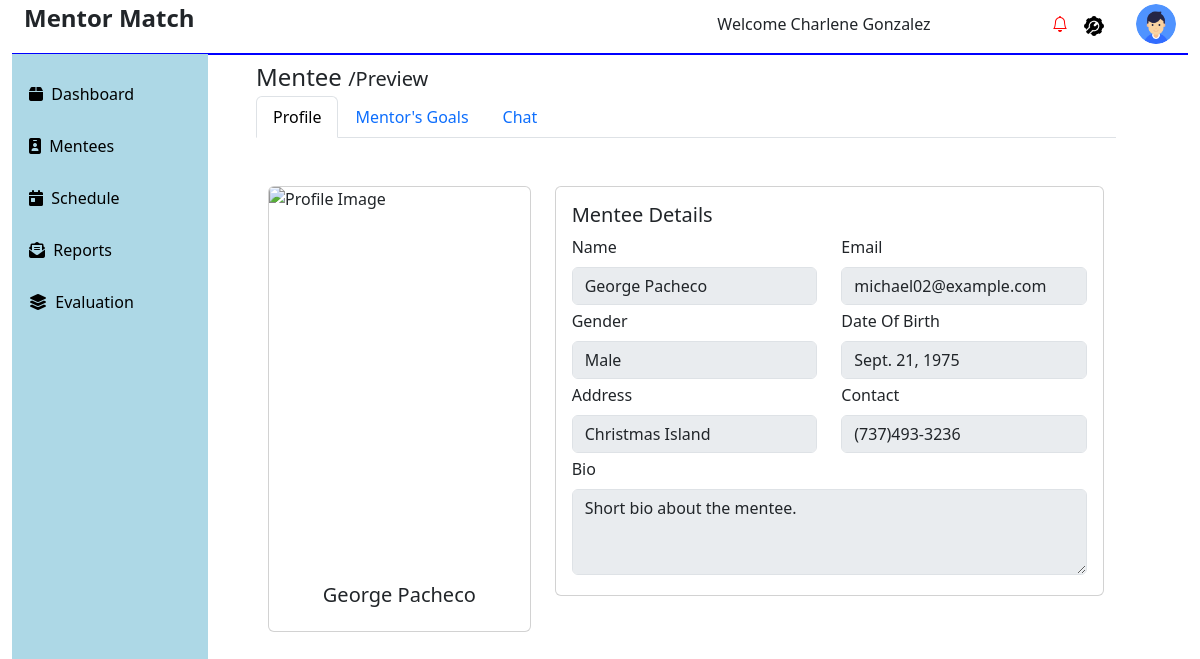
The page /preview_mentee/44/ (signed in) on the database its author committed.
### admin_mentor_app/models.py (models this page shows, shortened)
class User(AbstractBaseUser, PermissionsMixin):
    first_name = models.CharField(max_length=100)
    last_name = models.CharField(max_length=100)
    email = models.EmailField(unique=True)
    gender = models.CharField(max_length=10)
    nationality = models.CharField(max_length=50)
    bio = models.CharField(max_length=250, null=True)
    dob = models.DateField()
    address = models.CharField(max_length=255)  # Added max_length
    telephone = models.CharField(max_length=15)
    role_choices = [
        ("1", "Admin"),
        ("2", "Mentor"),
        ("3", "Mentee"),
    ]
    role = models.CharField(max_length=1, choices=role_choices)
    profile_picture = models.ImageField(
        upload_to="profile_pictures/", blank=True, null=True
    )
    id = models.AutoField(primary_key=True)
    objects = CustomUserManager()
    USERNAME_FIELD = "email"
    REQUIRED_FIELDS = ["first_name", "last_name"]

### admin_mentor_app/views.py (the view, shortened to what this page needs)
# urls.py: path( "preview_mentee/<int:mentee_id>/", views.preview_mentee, name="preview_mentee"),
@login_required
@transaction.atomic
def preview_mentee(request, mentee_id):
    logged_in_user = request.user.id
    mentee = get_object_or_404(User, id=mentee_id)
    messages = Message.objects.filter(
        (Q(sender_id=logged_in_user) & Q(receiver_id=mentee_id)) |
        (Q(sender_id=mentee_id) & Q(receiver_id=logged_in_user))
    ).order_by('sent_at')  # Order messages by sent time
    menteechallenges = MenteeChallenge.objects.filter(
        mentee_id=mentee_id,
        mentor_id=logged_in_user
    )
    mentor_progress_groups = Progress.objects.filter(
        mentee_id=mentee_id,
        mentor_id=logged_in_user
    )
    progresses = []
    return render(request, 'admin_mentor_app/mentee/preview_mentee.html', {
        'mentee': mentee,
        'messages': messages,
        'menteechallenges': menteechallenges,
        'progresses': progresses
    })

### admin_mentor_app/context_processors.py (called while the page is built)
def global_data(request):
    users = User.objects.all()
    mentorship_matches = MentorshipMatch.objects.all()
    messages = Message.objects.all()
    notifications = Notification.objects.all()
    schedules = Schedule.objects.all()
    progress = Progress.objects.all()
    goals = Goals.objects.all()
    evaluations = Evaluation.objects.all()
    unread_notifications = Notification.objects.count()
    notifications = Notification.objects.all()
    return {
        'global_users': users,
        'global_mentorship_matches': mentorship_matches,
        'global_messages': messages,
        'global_notifications': notifications,
        'global_schedules': schedules,
        'global_progress': progress,
        'global_goals': goals,
        'global_evaluations': evaluations,
        'unread_notifications' : unread_notifications,
        'notifications':notifications
    }

### admin_mentor_app/templates/admin_mentor_app/mentee/preview_mentee.html (shortened to what this page needs)
{% extends 'admin_mentor_app/fixed/base.html' %} {% block content %} {% load static %}
<div class="container mt-1">
  <div class="container row mt-1">
    <h2 class="mb-1">Mentee <span style="font-size: 20px">/Preview</span></h2>
    <div class="col">
      <ul class="nav nav-tabs" id="myTab" role="tablist">
        <li class="nav-item" role="presentation">
          <a
            class="nav-link active"
            id="profile-tab"
            data-bs-toggle="tab"
            href="#profile"
            role="tab"
            aria-controls="profile"
            aria-selected="true"
            >Profile</a
          >
        </li>
        <li class="nav-item" role="presentation">
          <a
            class="nav-link"
            id="goals-tab"
            data-bs-toggle="tab"
            href="#goals"
            role="tab"
            aria-controls="goals"
            aria-selected="false"
            >Mentor's Goals</a
          >
        </li>
        <li class="nav-item" role="presentation">
          <a
            class="nav-link"
            id="chat-tab"
            data-bs-toggle="tab"
            href="#chat"
            role="tab"
            aria-controls="chat"
            aria-selected="false"
            >Chat</a
          >
        </li>
      </ul>
      <div class="tab-content" id="myTabContent">
        <div
          class="tab-pane fade show active"
          id="profile"
          role="tabpanel"
          aria-labelledby="profile-tab"
        >
          <div class="container mt-5">
            <div class="row">
              <div class="col-md-4">
                <div class="card">
                  <img
                    src="{% static 'admin_mentor_app/images/man-4123268_640.jpg' %}"
                    class="card-img-top"
                    height="380px"
                    alt="Profile Image"
                  />
                  <div class="card-body text-center">
                    <h5 class="card-title">
                      {{ mentee.first_name }} {{ mentee.last_name }}
                    </h5>
                  </div>
                </div>
              </div>
              <div class="col-md-8">
                <div class="card">
                  <div class="card-body">
                    <h5 class="card-title">Mentee Details</h5>
                    <form>
                      <div class="row">
                        <div class="col-6 mb-1">
                          <label for="name" class="form-label">Name</label>
                          <input
                            type="text"
                            class="form-control"
                            id="name"
                            readonly
                            value="{{ mentee.first_name }} {{ mentee.last_name }}"
                          />
                        </div>
                        <div class="col-6 mb-1">
                          <label for="email" class="form-label">Email</label>
                          <input
                            type="email"
                            class="form-control"
                            id="email"
                            readonly
                            value="{{ mentee.email }}"
                          />
                        </div>
                      </div>
                      <div class="row">
                        <div class="col-6 mb-1">
                          <label for="gender" class="form-label">Gender</label>
                          <input
                            type="text"
                            class="form-control"
                            id="gender"
                            readonly
                            value="{{ mentee.gender }}"
                          />
                        </div>
                        <div class="col-6 mb-1">
                          <label for="birthdate" class="form-label"
                            >Date Of Birth</label
                          >
                          <input
                            type="text"
                            class="form-control"
                            id="birthdate"
                            readonly
                            value="{{ mentee.dob }}"
                          />
                        </div>
                      </div>
                      <div class="row">
                        <div class="col-6 mb-1">
                          <label for="address" class="form-label"
                            >Address</label
                          >
                          <input
                            type="text"
                            class="form-control"
                            id="address"
                            readonly
                            value="{{ mentee.nationality }}"
                          />
                        </div>
                        <div class="col-6 mb-1">
                          <label for="contact" class="form-label"
                            >Contact</label
                          >
                          <input
                            type="tel"
                            class="form-control"
                            id="contact"
                            readonly
                            value="{{ mentee.telephone }}"
                          />
                        </div>
                      </div>
                      <div class="mb-1">
                        <label for="bio" class="form-label">Bio</label>
                        <textarea
                          class="form-control"
                          id="bio"
                          rows="3"
                          readonly
                        >
Short bio about the mentee.</textarea
                        >
                      </div>
                    </form>
                  </div>
                </div>
              </div>
            </div>
          </div>
        </div>
      </div>
    </div>
  </div>
</div>
{% endblock content %}

### admin_mentor_app/templates/admin_mentor_app/fixed/base.html (shortened to what this page needs)
{% load static %}
<!DOCTYPE html>
<html lang="en">
  <head>
    <link href="https://stackpath.bootstrapcdn.com/bootstrap/5.1.3/css/bootstrap.min.css" rel="stylesheet">
    <link
      rel="stylesheet"
      href="https://cdnjs.cloudflare.com/ajax/libs/font-awesome/6.1.2/css/all.min.css"
    />
    <link
      href="https://cdn.jsdelivr.net/npm/bootstrap@5.3.3/dist/css/bootstrap.min.css"
      rel="stylesheet"
    />
    <link
      href="https://cdnjs.cloudflare.com/ajax/libs/bootstrap-select/1.13.1/css/bootstrap-select.min.css"
      rel="stylesheet"
    />
    <link
      href="https://cdnjs.cloudflare.com/ajax/libs/bootstrap-icons/1.10.0/font/bootstrap-icons.min.css"
      rel="stylesheet"
    />
    <link
      rel="stylesheet"
      href="{% static 'admin_mentor_app/css/evaluation.css' %}"
    />
  </head>
  <body>
    <div class="container-fluid">
      <div class="container-fluid">
        <div class="row mt-1">
          <div class="col-md-6">
            <h2><strong>Mentor Match</strong></h2>
          </div>
          <div class="col-md-6">
            <div class="row g-3 justify-content-end align-items-center">
              <div class="col-auto ms-auto">
                <div class="text-end">
                  <div class="img-case dropdown">
                    <span class="m-2">Welcome {{ user.first_name }} {{ user.last_name }}</span>
                  </div>
                </div>
              </div>
              <div class="col-auto ms-auto">
                <div class="text-end">
                  <div class="img-case">
                    <i
                      class="bi bi-bell"
                      style="{% if unread_notifications > 0 %} color:red;{% endif %}"
                      id="dropdownMenuButton"
                      data-bs-toggle="dropdown"
                      aria-expanded="false"
                    ></i>
                  </div>
                </div>
              </div>
              <div class="col-auto">
                <div class="text-end">
                  <div class="img-case">
                    <img
                      src="{% static 'admin_mentor_app/images/status.png' %}"
                      alt=""
                      class="img-fluid rounded-circle"
                      style="max-width: 20px"
                    />
                  </div>
                </div>
              </div>
              <div class="col-auto">
                <div class="text-end">
                  <div class="img-case dropdown">
                    <img
                      src="{% static 'admin_mentor_app/images/user.png' %}"
                      alt=""
                      class="img-fluid rounded-circle"
                      style="max-width: 40px"
                      id="userDropdown"
                      data-bs-toggle="dropdown"
                      aria-expanded="false"
                    />
                  </div>
                </div>
              </div>
            </div>
          </div>
        </div>
        <div class="row">
          <div
            class="col-2"
            style="
              border-top: 1px solid blue;
              height: 90vh;
              background-color: #add8e6;
            "
          >
            <div class="">
              <div class="menu-list">
                <p class="menu-list-items">
                  <a class="listitem" href="{% url 'dashboard' %}"
                    ><i class="menu-list-items fas fa-box"></i>&nbsp;
                    <span>Dashboard</span></a
                  >
                </p>
                <p class="menu-list-items">
                  <a class="listitem" href="{% url 'mentees' %}"
                    ><i class="menu-list-items fas fa-id-badge"></i>&nbsp;
                    <span>Mentees</span></a
                  >
                </p>
                <p class="menu-list-items">
                  <a class="listitem" href="{% url 'schedule' %}"
                    ><i class="menu-list-items fas fa-calendar-day"></i>&nbsp;
                    <span>Schedule</span></a
                  >
                </p>
                <p class="menu-list-items">
                  <a class="listitem" href="{% url 'reports' %}"
                    ><i class="menu-list-items fas fa-envelope-open-text"></i
                    >&nbsp; <span>Reports</span></a
                  >
                </p>
                <p class="menu-list-items">
                  <a class="listitem" href=" Evaluation.html"
                    ><i class="menu-list-items fas fa-layer-group"></i>&nbsp;
                    <span>Evaluation</span></a
                  >
                </p>
              </div>
            </div>
          </div>
          <div class="col-10"  style="border-top: 2px solid blue;">
            <div class="container mt-2">
              {% block content %} {% endblock %}
            </div>
          </div>
        </div>
      </div>
    </div>
  </body>
</html>

### static/admin_mentor_app/css/evaluation.css (style rules this page uses)
h2 { font-size: 24px; margin-bottom: 20px; }

### admin_mentor_app/templates/admin_mentor_app/fixed/base.html (style rules this page uses)
.menu-list { list-style: none; margin-left: 5px; }
a { text-decoration: none; }
.menu-list-items { margin-top: 1rem; text-decoration: none; }
.listitem { padding: 1rem 0; color: black; }

### rows shown on the page
User: first_name "Charlene", last_name "Gonzalez"
User: first_name "George", last_name "Pacheco", first_name "George Pacheco", email "michael02@example.com", gender "Male", dob "Sept. 21, 1975", nationality "Christmas Island", telephone "(737)493-3236"
